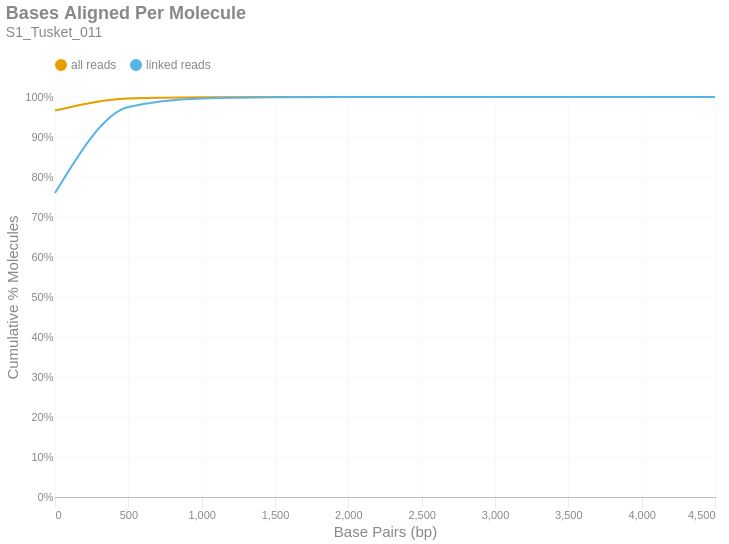

Source (notebook cell):
### Markdown cell above
### Bases Aligned Per Molecule
This is a cumulative frequency distribution showing the number of base pairs aligned per unique molecule. These data are shown in 500 bp bins. There are two distributions: one with `all reads` (yellow) and another with only `linked reads` (blue). The percent of molecules in the `linked reads` distribution is relative to the total number of linked molecules.

### Code cell
if SKIPLR:
    print_html(f"Skipped")
else:
    binned_df = consolidated_hist(valids['aligned_bp'], mask, 500, True)
    with SafeRender(binned_df):
        (
            density_plot(binned_df, 'Bases Aligned Per Molecule', samplename, 'basesper')
            .encode(
                x=alt.X('bin:Q', title="Base Pairs (bp)").axis(tickMinStep=500).scale(padding=0),
                y=alt.Y('value:Q', title='Cumulative % Molecules')
                    .axis(format='%')
                    .scale(domain = [0,1])
                    .stack(False),
                color=alt.Color("key:N").scale(domain = ["all reads", "linked reads"]),
                tooltip = [
                    alt.Tooltip("key:N", title = "Data Type"),
                    alt.Tooltip("range_label:N", title="Bases Aligned Per Molecule"),
                    alt.Tooltip("value:Q", format = ".2%", title="% Molecules (Cum.)")
                ]
            )
        ).display()

### Figure 1 — Vega-Lite specification as saved in the notebook (floating-point values rounded to 4 significant figures)
{"width": "container", "height": 400, "config": {"title": {"anchor": "start", "dy": -15, "fontSize": 18, "color": "#888888", "subtitleColor": "#888888", "subtitleFontSize": 14}, "arc": {"fill": "#0072B2"}, "axis": {"domainColor": "#888888", "domainWidth": 0.5, "gridWidth": 0.2, "grid": false, "titleFontWeight": 400, "titleFontSize": 15, "labelFontSize": 11, "labelColor": "#888888", "tickColor": "#888888", "tickWidth": 0.2, "titleColor": "#888888"}, "axisBand": {"grid": false}, "axisX": {"grid": true, "tickSize": 10, "domainCap": "round"}, "axisY": {"domain": false, "grid": true, "tickSize": 0, "domainCap": "round"}, "background": "transparent", "header": {"labelFontSize": 15, "labelColor": "#888888", "titleFontSize": 15, "titleFontWeight": 600, "titleColor": "#888888"}, "legend": {"labelFont": "sans-serif", "labelFontSize": 12, "labelColor": "#888888", "symbolSize": 100, "symbolType": "circle", "titleFontSize": 12, "titlePadding": 10, "titleColor": "#888888", "title": null, "orient": "top"}, "range": {"category": ["#E69F00", "#56B4E9", "#009E73", "#F0E442", "#0072B2", "#D55E00", "#CC79A7", "#000000"], "diverging": ["#cfe8f3", "#a2d4ec", "#73bfe2", "#46abdb", "#1696d2", "#12719e"]}, "area": {"fill": "#0072B2", "fillOpacity": 0.7, "line": true, "strokeOpacity": 0.7}, "line": {"color": "#0072B2", "stroke": "#0072B2", "strokeWidth": 2}, "trail": {"color": "#0072B2", "stroke": "#0072B2", "strokeWidth": 0, "size": 1}, "point": {"filled": true, "fillOpacity": 1.0, "size": 95}, "text": {"color": "#888888", "fontSize": 11, "align": "right", "fontWeight": 400, "size": 11}, "bar": {"fill": "#0072B2", "stroke": null}, "view": {"stroke": null, "continuousWidth": 660, "continuousHeight": 400}}, "data": {"name": "data-3055ba75db428864f70a7308caaa3537"}, "mark": {"type": "line", "interpolate": "monotone", "point": {"opacity": 0, "size": 275}}, "encoding": {"color": {"field": "key", "scale": {"domain": ["all reads", "linked reads"]}, "type": "nominal"}, "tooltip": [{"field": "key", "title": "Data Type", "type": "nominal"}, {"field": "range_label", "title": "Bases Aligned Per Molecule", "type": "nominal"}, {"field": "value", "format": ".2%", "title": "% Molecules (Cum.)", "type": "quantitative"}], "x": {"axis": {"tickMinStep": 500}, "field": "bin", "scale": {"padding": 0}, "title": "Base Pairs (bp)", "type": "quantitative"}, "y": {"axis": {"format": "%"}, "field": "value", "scale": {"domain": [0, 1]}, "stack": false, "title": "Cumulative % Molecules", "type": "quantitative"}}, "params": [{"name": "param_c36ac31b6afebe62", "select": {"type": "point", "fields": ["key"]}, "bind": "legend"}], "title": {"text": "Bases Aligned Per Molecule", "subtitle": "S1_Tusket_011"}, "transform": [{"fold": ["all reads (cumsum)", "linked reads (cumsum)"]}, {"calculate": "replace(datum.key, ' (cumsum)', '')", "as": "key"}, {"filter": {"param": "param_c36ac31b6afebe62"}}], "usermeta": {"embedOptions": {"downloadFileName": "S1_Tusket_011.basesper"}}, "$schema": "https://vega.github.io/schema/vega-lite/v6.1.0.json", "datasets": {"data-3055ba75db428864f70a7308caaa3537": [{"bin": "0.0", "interval": "0.0-500.0", "all reads": 0.9662, "linked reads": 0.7598, "all reads (cumsum)": 0.9662, "linked reads (cumsum)": 0.7598, "range_label": "0-499"}, {"bin": "500.0", "interval": "500.0-1000.0", "all reads": 0.03033, "linked reads": 0.215, "all reads (cumsum)": 0.9965, "linked reads (cumsum)": 0.9748, "range_label": "500-999"}, {"bin": "1000.0", "interval": "1000.0-1500.0", "all reads": 0.002991, "linked reads": 0.02148, "all reads (cumsum)": 0.9995, "linked reads (cumsum)": 0.9963, "range_label": "1000-1499"}, {"bin": "1500.0", "interval": "1500.0-2000.0", "all reads": 0.0004181, "linked reads": 0.00303, "all reads (cumsum)": 0.9999, "linked reads (cumsum)": 0.9993, "range_label": "1500-1999"}, {"bin": "2000.0", "interval": "2000.0-2500.0", "all reads": 7.544e-05, "linked reads": 0.0005465, "all reads (cumsum)": 1.0, "linked reads (cumsum)": 0.9998, "range_label": "2000-2499"}, {"bin": "2500.0", "interval": "2500.0-3000.0", "all reads": 1.603e-05, "linked reads": 0.0001165, "all reads (cumsum)": 1.0, "linked reads (cumsum)": 1.0, "range_label": "2500-2999"}, {"bin": "3000.0", "interval": "3000.0-3500.0", "all reads": 4.522e-06, "linked reads": 3.285e-05, "all reads (cumsum)": 1.0, "linked reads (cumsum)": 1.0, "range_label": "3000-3499"}, {"bin": "3500.0", "interval": "3500.0-4000.0", "all reads": 6.167e-07, "linked reads": 4.48e-06, "all reads (cumsum)": 1.0, "linked reads (cumsum)": 1.0, "range_label": "3500-3999"}, {"bin": "4000.0", "interval": "4000.0-4500.0", "all reads": 0.0, "linked reads": 0.0, "all reads (cumsum)": 1.0, "linked reads (cumsum)": 1.0, "range_label": "4000-4499"}, {"bin": "4500.0", "interval": "4500.0-5000.0", "all reads": 2.056e-07, "linked reads": 1.493e-06, "all reads (cumsum)": 1.0, "linked reads (cumsum)": 1.0, "range_label": "4500-4999"}]}}
